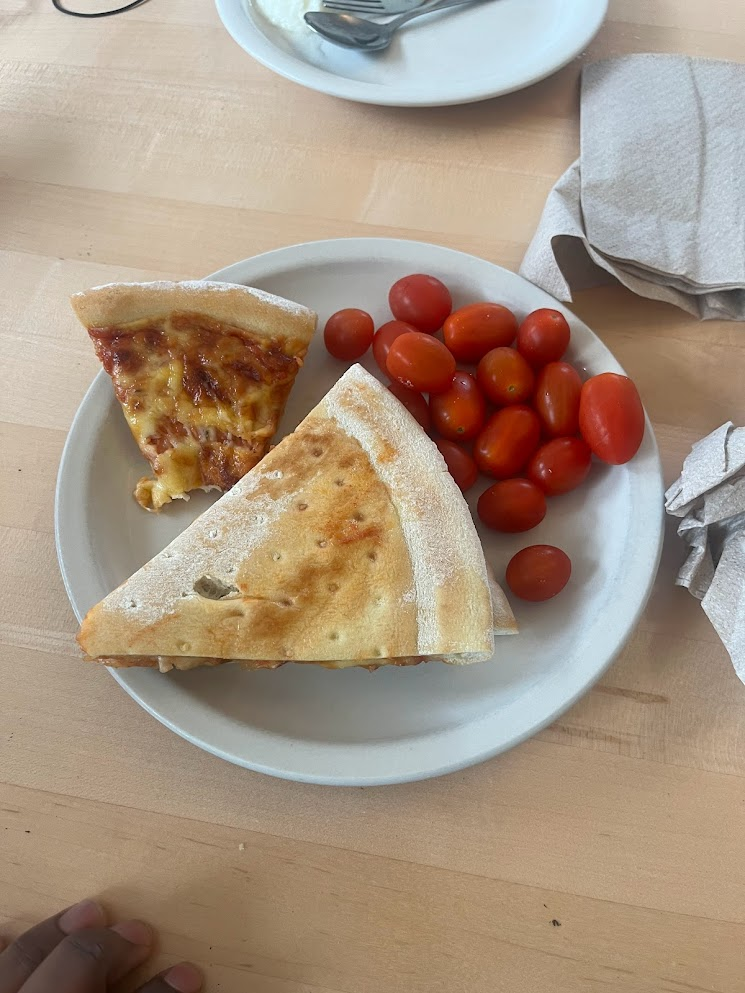
#> input picture pizza.jpeg, 745 x 993 px
$ jupyter execute --allow-errors Lesson5_CNN_Image.ipynb
#> lines starting #> are read from the running program, lines starting #| are printed output that depends on the picture; after the words box and inside, x2 and y2 are one past the last pixel; in counts of white or black regions, pixels touching at a corner belong together
[cell 1]
import numpy as np
import cv2
from skimage import exposure
from scipy import ndimage
import matplotlib.pyplot as plt
import tensorflow as tf
# from tensorflow.keras.preprocessing import image

# Load image
image = cv2.imread("pizza.jpeg", cv2.IMREAD_GRAYSCALE)
#> image: shape (993, 745); min 0, max 255, mean 151.2

# Display original image
plt.figure(figsize=(8, 8))
plt.imshow(image, cmap='gray')
plt.title("Original Image")
plt.axis('off')
plt.show()

# Histogram Equalization
def histogram_equalization(image):
    equalized_image = exposure.equalize_hist(image)
    return (equalized_image * 255).astype(np.uint8)

# Apply Histogram Equalization
equalized_image = histogram_equalization(image)

# Display equalized image
plt.figure(figsize=(8, 8))
plt.imshow(equalized_image, cmap='gray')
plt.title("Equalized Image")
plt.axis('off')
plt.show()

# Morphological Transformations
def morphological_operations(binary_image):
    opened_image = cv2.morphologyEx(binary_image, cv2.MORPH_OPEN, np.ones((5,5),np.uint8))
    closed_image = cv2.morphologyEx(binary_image, cv2.MORPH_CLOSE, np.ones((5,5),np.uint8))
    top_hat = cv2.morphologyEx(binary_image, cv2.MORPH_TOPHAT, np.ones((5,5),np.uint8))
    black_hat = cv2.morphologyEx(binary_image, cv2.MORPH_BLACKHAT, np.ones((5,5),np.uint8))
    return opened_image, closed_image, top_hat, black_hat

# Convert to binary image
_, binary_image = cv2.threshold(image, 128, 255, cv2.THRESH_BINARY)
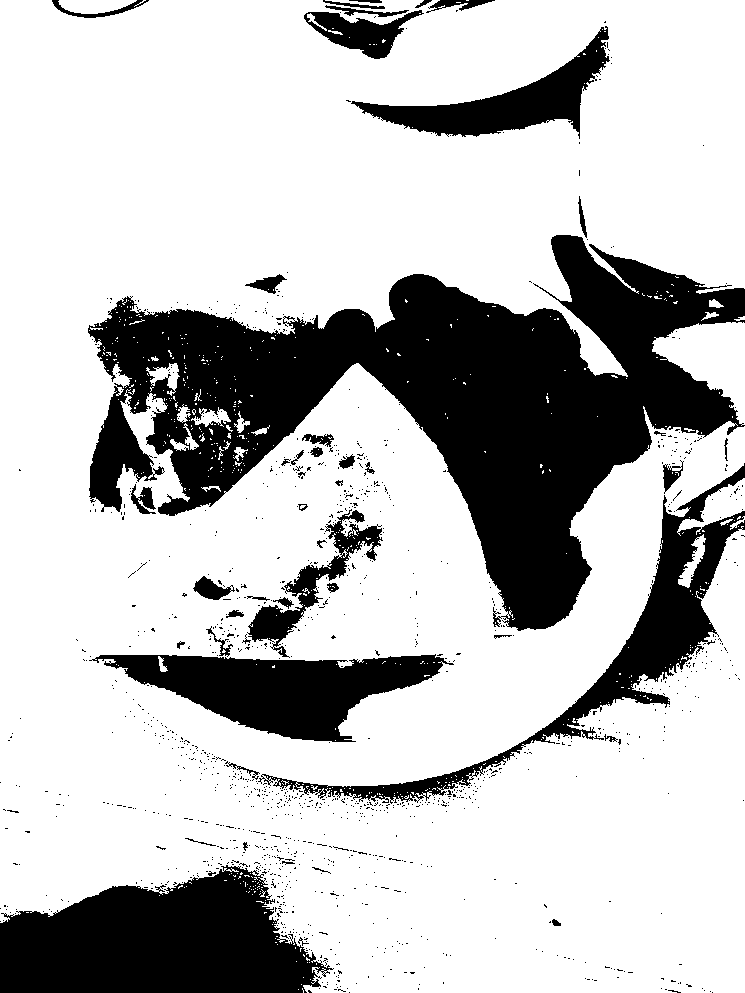
#> binary_image: shape (993, 745); 74.6% white; 1271 black regions (1224 under 20 px), largest, box (x1, y1, x2, y2) and area: (88, 235, 745, 631) 103768, (0, 865, 334, 993) 29536, (89, 654, 454, 742) 16073

# Apply Morphological Transformations
opened_image, closed_image, top_hat, black_hat = morphological_operations(binary_image)
#> in morphological_operations, `opened_image = cv2.morphologyEx(binary_image, cv2.MORPH_OPEN, np.ones(..`: opened_image: shape (993, 745); 72.7% white; 438 black regions (409 under 20 px), largest, box (x1, y1, x2, y2) and area: (88, 196, 745, 639) 108661, (0, 859, 350, 993) 31792, (83, 497, 455, 743) 22954
#> in morphological_operations, `closed_image = cv2.morphologyEx(binary_image, cv2.MORPH_CLOSE, np.ones..`: closed_image: shape (993, 745); 76.7% white; 50 black regions (3 under 20 px), largest, box (x1, y1, x2, y2) and area: (90, 235, 745, 630) 95422, (0, 871, 314, 993) 28270, (114, 655, 441, 742) 15628
#> in morphological_operations, `top_hat = cv2.morphologyEx(binary_image, cv2.MORPH_TOPHAT, np.ones((5,..`: top_hat: shape (993, 745); 2% white in thin lines or dots
#> in morphological_operations, `black_hat = cv2.morphologyEx(binary_image, cv2.MORPH_BLACKHAT, np.ones..`: black_hat: shape (993, 745); 2% white in thin lines or dots

# Display morphological transformations
plt.figure(figsize=(12, 12))
plt.subplot(2, 2, 1)
plt.imshow(opened_image, cmap='gray')
plt.title("Opened Image")
plt.axis('off')
plt.subplot(2, 2, 2)
plt.imshow(closed_image, cmap='gray')
plt.title("Closed Image")
plt.axis('off')
plt.subplot(2, 2, 3)
plt.imshow(top_hat, cmap='gray')
plt.title("Top Hat")
plt.axis('off')
plt.subplot(2, 2, 4)
plt.imshow(black_hat, cmap='gray')
plt.title("Black Hat")
plt.axis('off')
plt.show()

# Feature Extraction from Images
def extract_features(image):
    corners = cv2.cornerHarris(image, 2, 3, 0.04)
    edges = cv2.Canny(image, 100, 200)
    keypoints = cv2.SimpleBlobDetector_create().detect(image)
    return corners, edges, keypoints

# Extract Features from Images
corners, edges, keypoints = extract_features(image)
#> in extract_features, `edges = cv2.Canny(image, 100, 200)`:
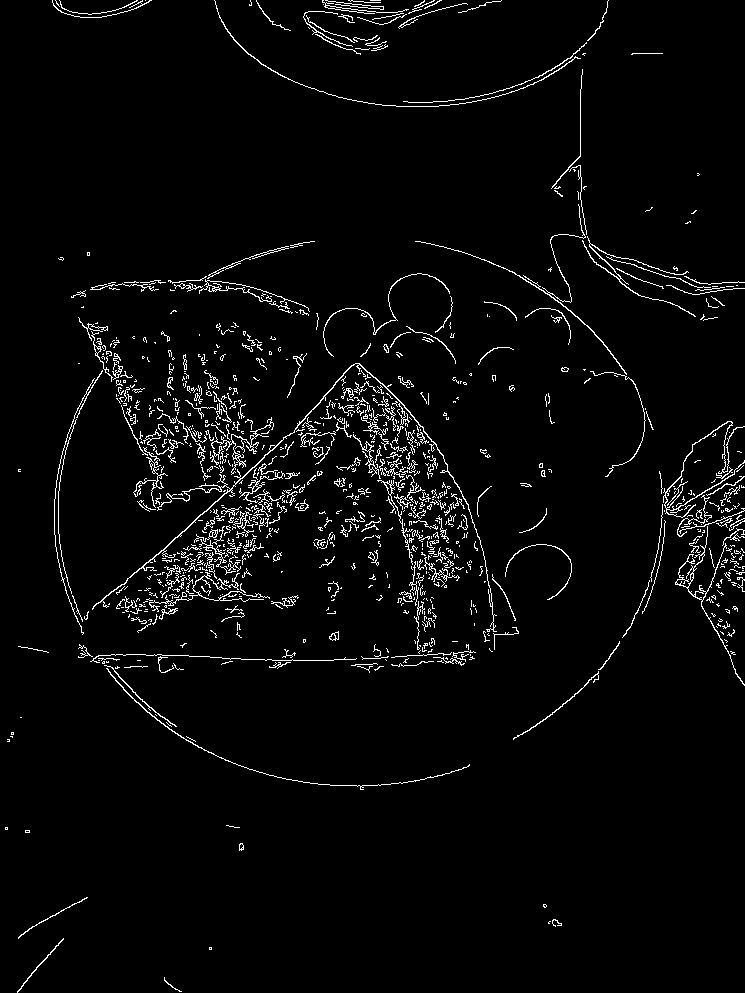
#> edges: shape (993, 745); 3.3% white in thin lines or dots
#> in extract_features, `keypoints = cv2.SimpleBlobDetector_create().detect(image)`: keypoints = 2 keypoints; (x, y, size): (534, 576, 69.4), (665, 499, 6.1)

# Display extracted features
plt.figure(figsize=(12, 4))
plt.subplot(1, 3, 1)
plt.imshow(corners, cmap='gray')
plt.title("Corners")
plt.axis('off')
plt.subplot(1, 3, 2)
plt.imshow(edges, cmap='gray')
plt.title("Edges")
plt.axis('off')
plt.subplot(1, 3, 3)
plt.imshow(cv2.drawKeypoints(image, keypoints, np.array([]), (0,255,0), cv2.DRAW_MATCHES_FLAGS_DRAW_RICH_KEYPOINTS))
plt.title("Blobs")
plt.axis('off')
plt.show()

# Perspective and Geometric Transformations
def geometric_transformations(image):
    rows, cols = image.shape[:2]

    # Rotation
    rotation_matrix = cv2.getRotationMatrix2D((cols/2, rows/2), 45, 1)
    rotated_image = cv2.warpAffine(image, rotation_matrix, (cols, rows))

    # Translation
    translation_matrix = np.float32([[1, 0, 50], [0, 1, -50]])
    translated_image = cv2.warpAffine(image, translation_matrix, (cols, rows))

    # Scaling
    scaled_image = cv2.resize(image, None, fx=1.5, fy=1.5, interpolation=cv2.INTER_LINEAR)

    # Perspective Warping
    pts1 = np.float32([[50,50],[200,50],[50,200]])
    pts2 = np.float32([[10,100],[200,50],[100,250]])
    perspective_matrix = cv2.getAffineTransform(pts1, pts2)
    warped_image = cv2.warpAffine(image, perspective_matrix, (cols, rows))

    return rotated_image, translated_image, scaled_image, warped_image

# Perform Perspective and Geometric Transformations
rotated_image, translated_image, scaled_image, warped_image = geometric_transformations(image)
#> in geometric_transformations, `rotated_image = cv2.warpAffine(image, rotation_matrix, (cols, rows))`:
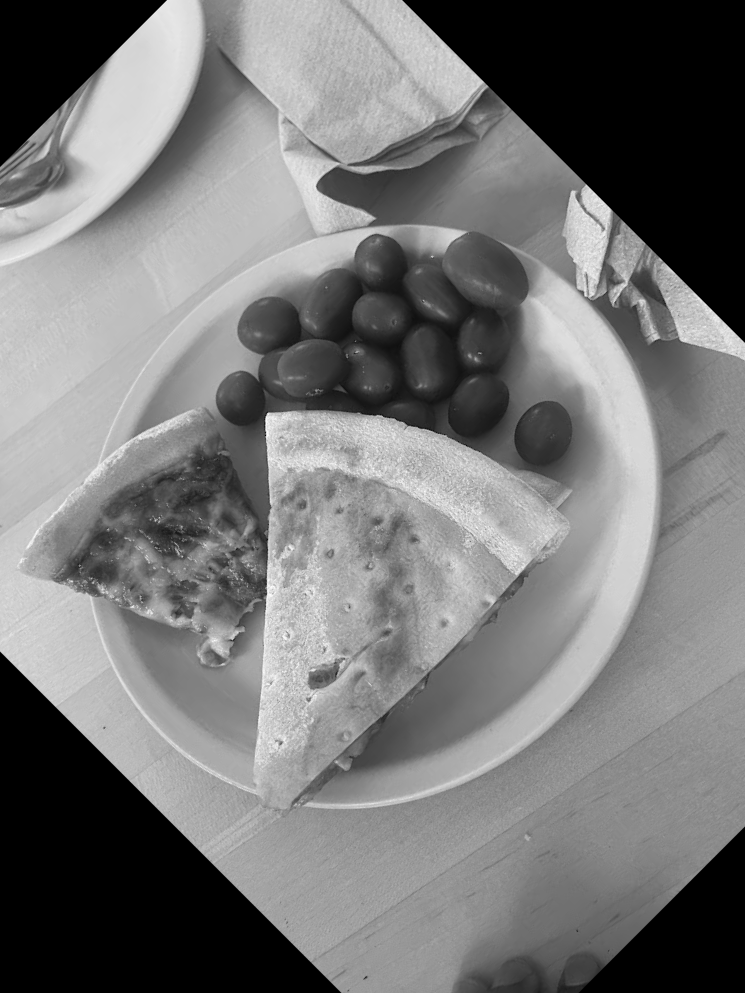
#> rotated_image: shape (993, 745); min 0, max 252, mean 118.5
#> in geometric_transformations, `translated_image = cv2.warpAffine(image, translation_matrix, (cols, ro..`:
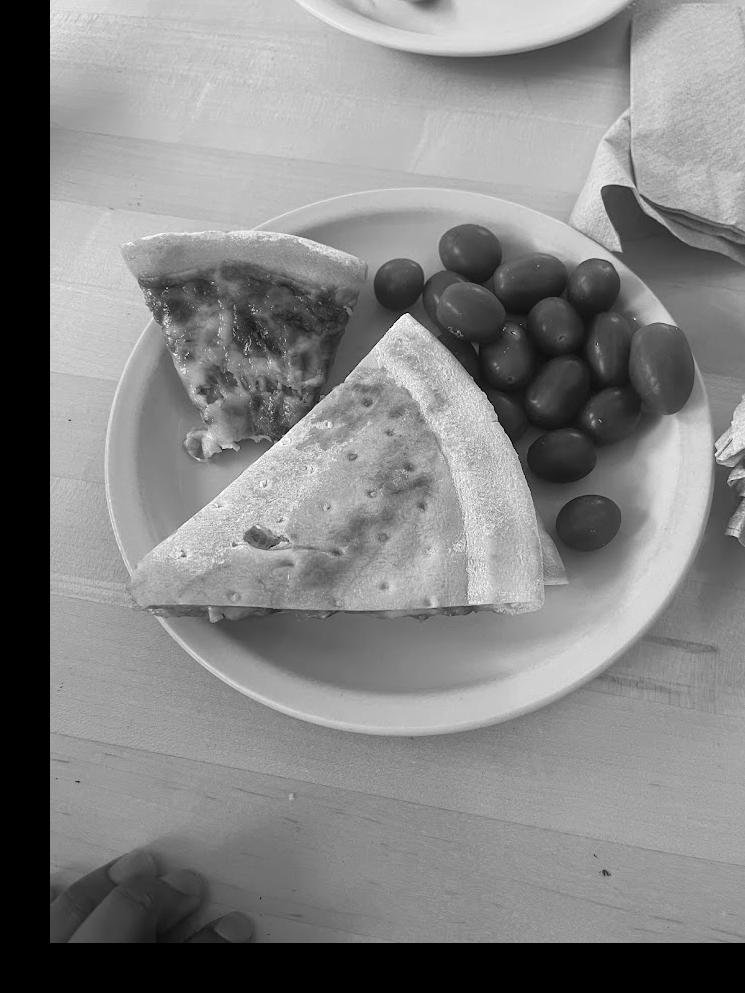
#> translated_image: shape (993, 745); min 0, max 255, mean 131.3
#> in geometric_transformations, `warped_image = cv2.warpAffine(image, perspective_matrix, (cols, rows))`:
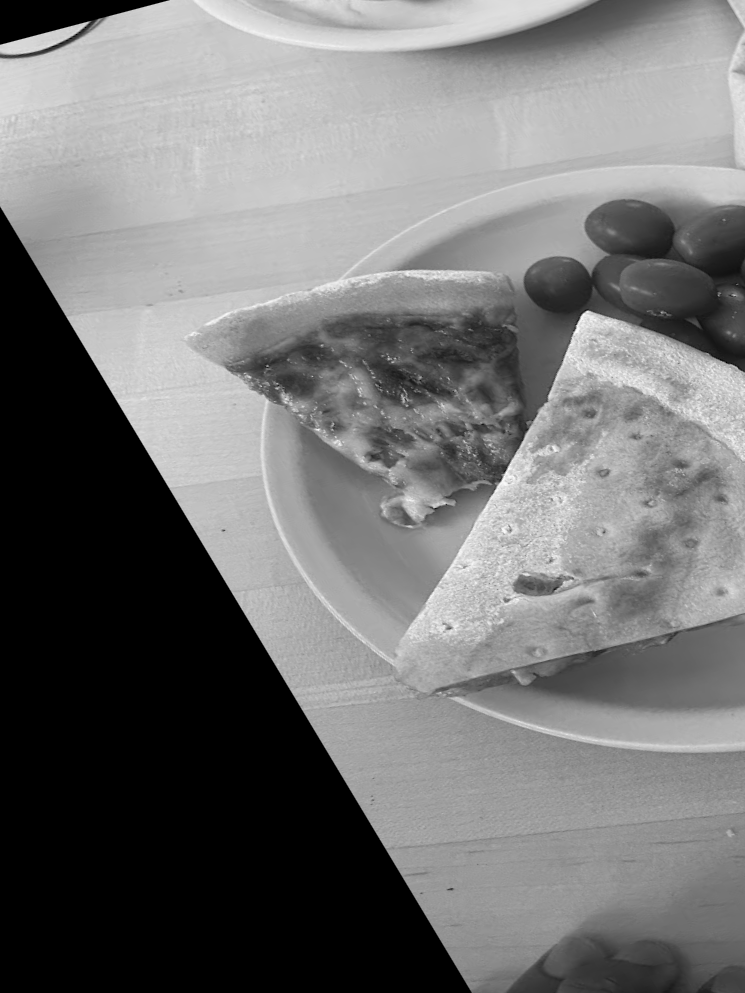
#> warped_image: shape (993, 745); min 0, max 255, mean 116.4

# Display geometric transformations
plt.figure(figsize=(12, 12))
plt.subplot(2, 2, 1)
plt.imshow(rotated_image, cmap='gray')
plt.title("Rotated Image")
plt.axis('off')
plt.subplot(2, 2, 2)
plt.imshow(translated_image, cmap='gray')
plt.title("Translated Image")
plt.axis('off')
plt.subplot(2, 2, 3)
plt.imshow(scaled_image, cmap='gray')
plt.title("Scaled Image")
plt.axis('off')
plt.subplot(2, 2, 4)
plt.imshow(warped_image, cmap='gray')
plt.title("Warped Image")
plt.axis('off')
plt.show()

# Implementing Convolution from Scratch
def convolution(image, kernel):
    return ndimage.convolve(image, kernel, mode='constant', cval=0.0)

# Example kernel for edge detection
kernel = np.array([[0, -1, 0], [-1, 5, -1], [0, -1, 0]])

# Apply Convolution from Scratch
convolved_image = convolution(image, kernel)
#> in convolution, `return ndimage.convolve(image, kernel, mode='constant', cval=0.0)`:
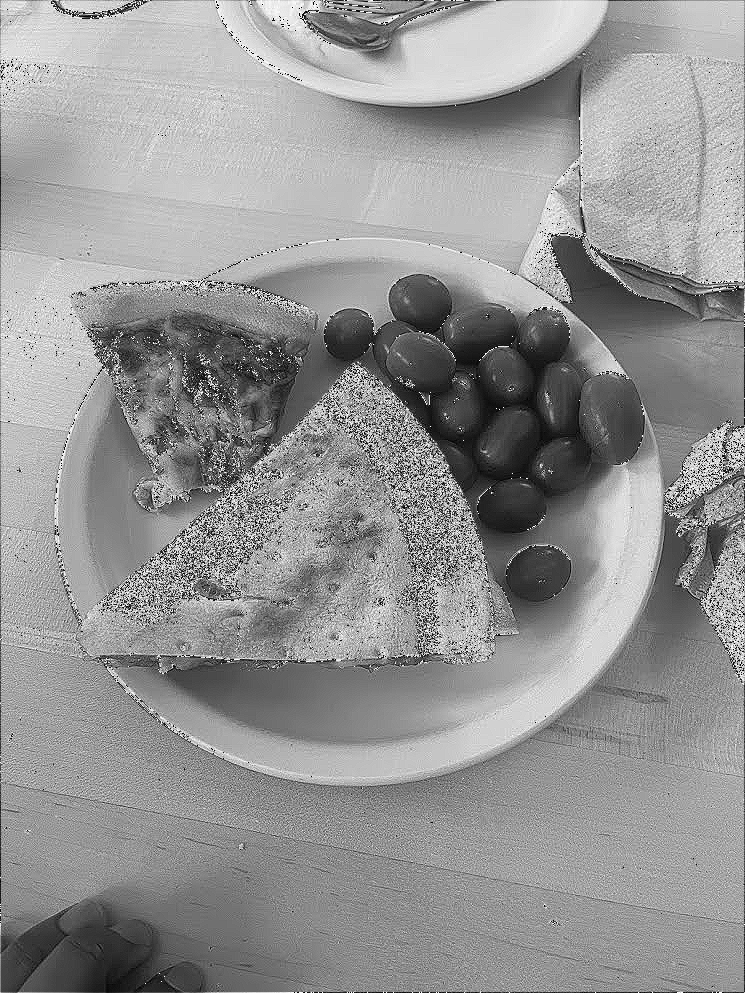
#> returned value: shape (993, 745); min 0, max 255, mean 148.1

# Display convolved image
plt.figure(figsize=(8, 8))
plt.imshow(convolved_image, cmap='gray')
plt.title("Convolved Image")
plt.axis('off')
plt.show()

# Understanding and Applying Convolutional Layers
# def convolutional_layer(input_tensor, filter_size, num_filters, stride=1, padding='SAME'):
#     input_shape = input_tensor.shape
#     input_channels = input_shape[-1]
#     filter_shape = [filter_size, filter_size, input_channels, num_filters]
#
#     weights = tf.Variable(tf.random.truncated_normal(filter_shape, stddev=0.1))
#     biases = tf.Variable(tf.constant(0.1, shape=[num_filters]))
#
#     conv = tf.nn.conv2d(input_tensor, weights, strides=[1, stride, stride, 1], padding=padding)
#     conv_with_bias = tf.nn.bias_add(conv, biases)
#     conv_relu = tf.nn.relu(conv_with_bias)
#
#     return conv_relu
#
# # input_tensor = tf.placeholder(tf.float32, shape=[None, image.shape[0], image.shape[1], 1])
# # input_tensor = tf.keras.Input(tf.float32, shape=[None, image.shape[0], image.shape[1], 1])
# # input_tensor = tf.keras.Input(tf.float32, shape=(image.shape[0], image.shape[1], 1))
# input_tensor = tf.keras.Input(shape=(image.shape[0], image.shape[1], 1))
#
# # Apply Convolutional Layer
# conv_layer_output = convolutional_layer(input_tensor, filter_size=3, num_filters=32)
#
# # Start a TensorFlow session
# with tf.Session() as sess:
#     sess.run(tf.global_variables_initializer())
#     output = sess.run(conv_layer_output, feed_dict={input_tensor: image.reshape(1, image.shape[0], image.shape[1], 1)})
#
# # Display output of convolutional layer
# plt.figure(figsize=(8, 8))
# plt.imshow(output[0, :, :, 0], cmap='gray')
# plt.title("Output of Convolutional Layer")
# plt.axis('off')
# plt.show()


image = image.reshape(1, image.shape[0], image.shape[1], 1)  # Reshape to have 4D shape expected by Keras

# Create a Keras model with a single convolutional layer
#> (the rest of this cell did not finish here and is left out)
